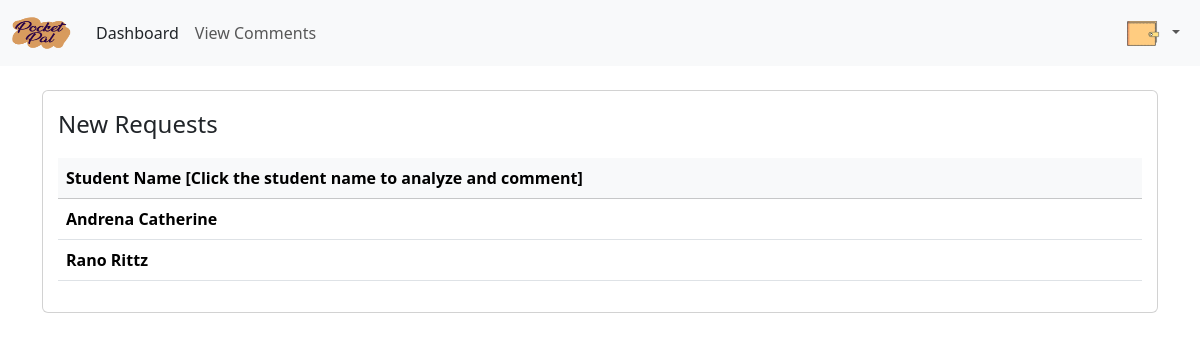
Screenshot of /advisor/dashboard/ (signed in) with the database file from the repository.
### advise/models.py (models this page shows, shortened)
class Flag(models.Model):
    user = models.ForeignKey(to = User, on_delete = models.CASCADE)
    my_flag = models.BooleanField(default=False)
    class Meta:
        verbose_name_plural = 'Advice Comments'

### advisor/views.py (the view)
# urls.py: path('dashboard/', views.advisor_dashboard, name = 'advisor_dashboard'),
@login_required(login_url='login')
def advisor_dashboard(request):
    flagged_users = Flag.objects.all()
    context = {
        'flagged_users': flagged_users,
    }
    return render(request, 'advisor_dashboard.html', context)

### templates/advisor_dashboard.html (shortened to what this page needs)
{% load static %}
<!DOCTYPE html>
<html lang="en">
<head>
  <link href="https://cdn.jsdelivr.net/npm/bootstrap@5.3.2/dist/css/bootstrap.min.css" rel="stylesheet"
>
</head>
<body>
  {% include "partials/_sideAdminNav.html" %}
  <section class="text-center text-lg-start">
    <div class="container py-4">
      <div class="row g-0 align-items-center">
        <div class="card cascading-right"
          style="padding: 15px; background: hsla(0, 0%, 100%, 0.55); backdrop-filter: blur(30px);">
          <div class="row">
            <div class="col-9">
              <p class="fs-4 text-start">New Requests</p>
            </div>
          </div>
          {% if my_flag.my_flag == False %}
          <div class="card-body">
            <p class="card-text">Hello! Hope you're having a great time</p>
            <p class="card-text">Sorry, but you don't have any requests to be advised</p>
          </div>
          {% else %}
          <div class="col-12">
            <div class="table-responsive">
              <table class="table">
                <thead>
                  <tr class="table-light">
                    <th scope="row">Student Name [Click the student name to analyze and comment]</th>
                  </tr>
                </thead>
                <tbody>
                {% for my_flag in flagged_users %}
                  <tr>
                    <th scope="row">
                      <a href="{% url 'view_dashboard' my_flag.user.id %}" class="list-group-item list-group-item-action">{{my_flag.user.first_name}} {{my_flag.user.last_name}}</a>
                    </th>
                  </tr>
                {% endfor %}
                </tbody>
              </table>
            </div>
          </div>
          {% endif %}
        </div>
      </div>
    </div>
  </section>
</body>
</html>

### rows the page displays
Flag: user.first_name "Andrena", user.last_name "Catherine"
Flag: user.first_name "Rano", user.last_name "Rittz"
